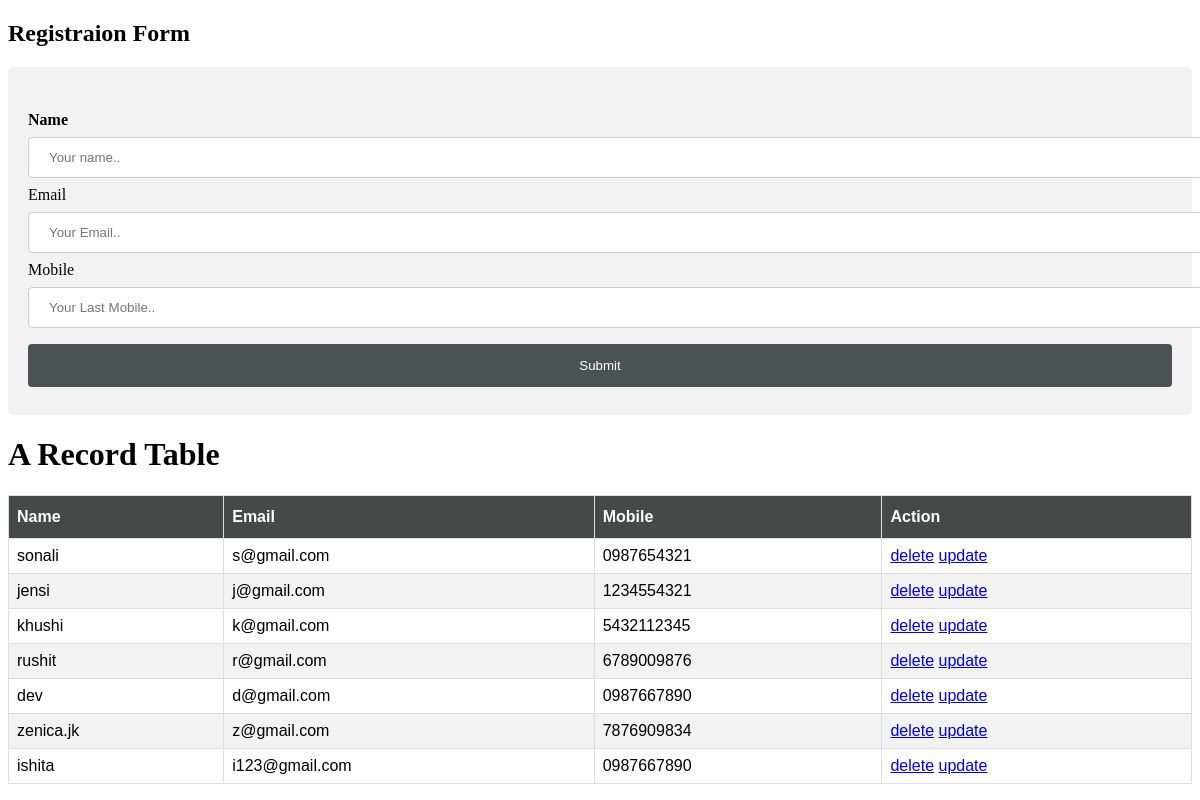
The page / on the database its author committed.
### app_crud/models.py (models this page shows, shortened)
class User(models.Model):
    name = models.CharField(max_length=50,null=True)
    email = models.EmailField(max_length=50,null=True)
    mobile = models.CharField(max_length=10,null=True)

### app_crud/views.py (the view)
# urls.py: path('', views.index, name='index'),
def index(request):
    user_data=User.objects.all()
    return render (request,"index.html",{"user_data":user_data})

### app_crud/templates/index.html (shortened to what this page needs)
<!DOCTYPE html>
<html>
<body>
<h2>Registraion Form</h2>
<div>
  <form action="{% url 'dataentry' %}" method="POST">
    <label for="fname" ><b>Name</b></label>
    <input type="text" id="name" name="name" placeholder="Your name.." value="{{one_user_data.name}}" required>
    <label for="email">Email</label>
    <input type="text" id="email" name="email" placeholder="Your Email.." value="{{one_user_data.email}}" required>
    <label for="mobile">Mobile</label>
    <input type="text" id="mobile" name="mobile" placeholder="Your Last Mobile.."value="{{one_user_data.mobile}}" required>
    <input type="submit" >
  </form>
</div>
    </head>
    <body>
    <h1>A Record Table</h1>
    <table id="customers">
      <thead>
      <tr>
        <th>Name</th>
        <th>Email</th>
        <th>Mobile</th>
        <th>Action</th>
      </tr>
      </thead>
      <tbody id="tbody">
        {% for i in user_data %}
      <tr>
        <td>{{i.name}}</td>
        <td>{{i.email}}</td>
        <td>{{i.mobile}}</td>
        <td><a href="{% url 'delete' i.id%}">delete</a>
            <a href="{% url 'update' i.id%}">update</a>
        </td>
      </tr>
      {% endfor %}
      </tbody>
    </table>
</body>
</html>

### app_crud/templates/index.html (style rules this page uses)
input[type=button],input[type=text], select { width: 100%; padding: 12px 20px; margin: 8px 0; display: inline-block; border: 1px solid #ccc; border-radius: 4px; box-sizing: border-box; }
input[type=button],input[type=submit] { width: 100%; background-color: #4b5253; color: white; padding: 14px 20px; margin: 8px 0; border: none; border-radius: 4px; cursor: pointer; }
div { border-radius: 5px; background-color: #f2f2f2; padding: 20px; }
#customers { font-family: Arial, Helvetica, sans-serif; border-collapse: collapse; width: 100%; }
#customers td, #customers th { border: 1px solid #ddd; padding: 8px; }
#customers tr:nth-child(even) { background-color: #f2f2f2; }
#customers th { padding-top: 12px; padding-bottom: 12px; text-align: left; background-color: #464948; color: white; }

### rows shown on the page
User: name "sonali", email "s@gmail.com", mobile "0987654321"
User: name "jensi", email "j@gmail.com", mobile "1234554321"
User: name "khushi", email "k@gmail.com", mobile "5432112345"
User: name "rushit", email "r@gmail.com", mobile "6789009876"
User: name "dev", email "d@gmail.com", mobile "0987667890"
User: name "zenica.jk", email "z@gmail.com", mobile "7876909834"
User: name "ishita", email "i123@gmail.com", mobile "0987667890"
